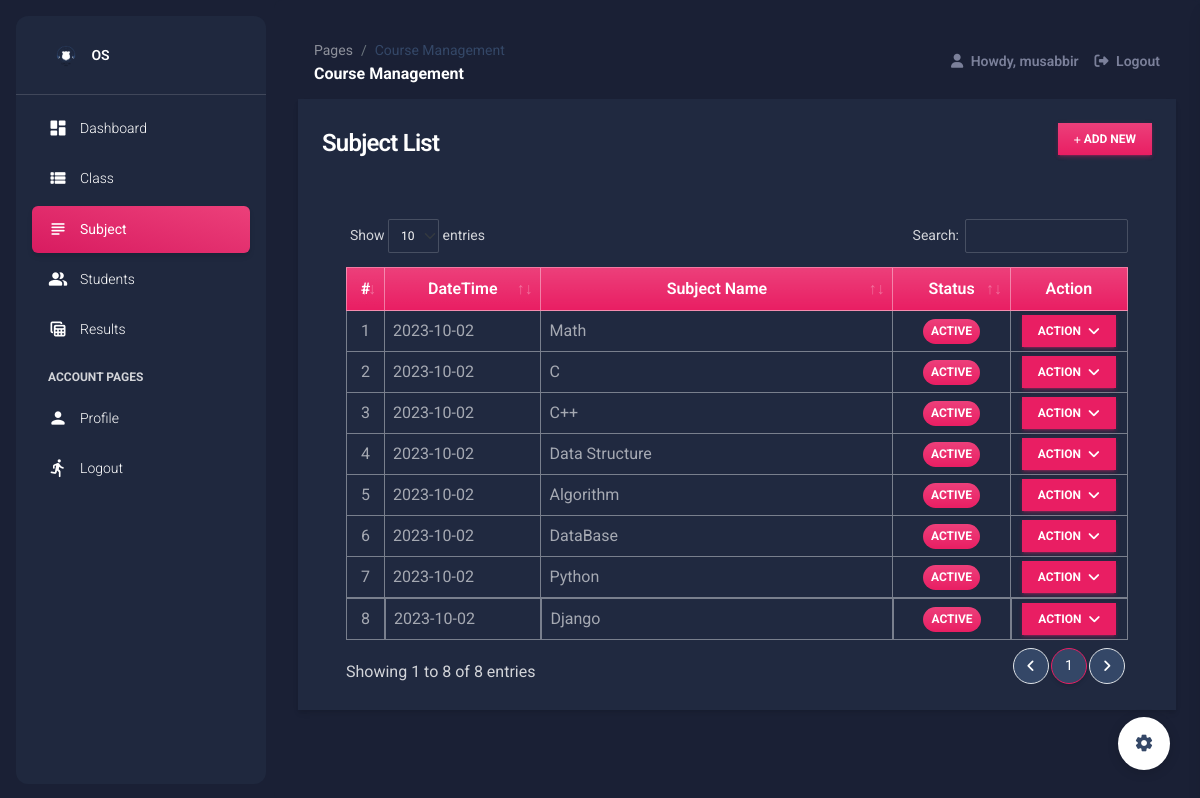
Page /subject_mgt (signed in) on the committed database.
### srmsApp/models.py (models this page shows, shortened)
class Subject(models.Model):
    name = models.CharField(max_length=250)
    status = models.CharField(max_length=2, choices=(('1','Active'),('2','Inactive')), default = 1)
    date_created = models.DateTimeField(default=timezone.now)
    date_updated = models.DateTimeField(auto_now=True)

### srmsApp/views.py (the view)
# urls.py: path('subject_mgt', views.subject_mgt,name="subject-page"),
@login_required
def subject_mgt(request):
    context['page'] = 'subject_mgt'
    context['page_title'] = 'Course Management'
    subjects = models.Subject.objects.all()
    context['subjects'] = subjects
    return render(request,'subject_mgt.html',context)

### srmsApp/forms.py (shortened to what this page needs)
class UpdateProfile(UserChangeForm):
    username = forms.CharField(max_length=250,help_text="The Username field is required.")
    email = forms.EmailField(max_length=250,help_text="The Email field is required.")
    first_name = forms.CharField(max_length=250,help_text="The First Name field is required.")
    last_name = forms.CharField(max_length=250,help_text="The Last Name field is required.")
    current_password = forms.CharField(max_length=250)
    class Meta:
        model = User
        fields = ('email', 'username','first_name', 'last_name')

### srmsApp/templates/subject_mgt.html (shortened to what this page needs)
{% extends 'layouts/base.html' %} {% load humanize %} {% block content %}
<div class="container-fluid">
    <div class="col-lg-12 col-md-12 col-sm-12 col-xs-12">
        <div class="card card-default rounded-0 shadow ">
            <div class="card-header">
                <div class="d-flex w-100 align-items-center justify-content-between">
                    <h4 class="card-title fw-bold">Subject List</h4>
                    <div class="tools">
                        <button type="button" class="btn btn-primary rounded-0 bg-gradient btn-sm" id='add_new'><i class="fa fa-plus"></i> Add New</button>
                    </div>
                </div>
            </div>
            <div class="card-body">
                <div class="container-fluid">
                    <table class="table table-bordered" id="subject-list">
                        <colgroup>
                            <col width="5%">
                            <col width="20%">
                            <col width="45%">
                            <col width="15%">
                            <col width="15%">
                        </colgroup>
                        <thead>
                            <tr class="bg-gradient bg-primary bg-opacity-50 text-light">
                                <th class="px-2 py-2 text-center">#</th>
                                <th class="px-2 py-2 text-center">DateTime</th>
                                <th class="px-2 py-2 text-center">Subject Name</th>
                                <th class="px-2 py-2 text-center">Status</th>
                                <th class="px-2 py-2 text-center">Action</th>
                            </tr>
                        </thead>
                        <tbody>
                            {% for subject in subjects %}
                            <tr>
                                <td class="px-2 py-1 align-middle text-center">{{ forloop.counter }}</td>
                                <td class="px-2 py-1 align-middle">{{ subject.date_created|date:"Y-m-d" }}</td>
                                <td class="px-2 py-1 align-middle">{{ subject.name }}</td>
                                <td class="px-1 py-1 align-middle text-center">
                                    {% if subject.status == '1' %}
                                    <span class="badge bg-primary bg-gradient rounded-pill px-2">Active</span> {% else %}
                                    <span class="badge bg-secondary bg-gradient rounded-pill px-2">Inactive</span> {% endif %}
                                </td>
                                <td class="px-2 py-1 align-middle text-center">
                                    <div class="dropdown">
                                        <button class="btn btn-primary btn-sm mb-0 rounded-0 dropdown-toggle" type="button" id="actionBtn-{{ subject.pk }}" data-bs-toggle="dropdown" aria-expanded="false">
                                        Action
                                        </button>
                                    </div>
                                </td>
                            </tr>
                            {% endfor %}
                        </tbody>
                    </table>
                </div>
            </div>
        </div>
    </div>
</div>
{% endblock content %}

### srmsApp/templates/layouts/base.html (shortened to what this page needs)
 {% load static %} {% load customfilter %}
<!DOCTYPE html>
<html lang="en">
<head>
    <link href="{% static 'plugins/material-dashboard/css/nucleo-icons.css' %}" rel="stylesheet" />
    <link href="{% static 'plugins/material-dashboard/css/nucleo-svg.css' %}" rel="stylesheet" />
    <link rel="stylesheet" href="{% static 'plugins/DataTables/datatables.min.css' %}" />
    <link rel="stylesheet" href="{% static 'plugins/select2/dist/css/select2.min.css' %}">
    <link rel="stylesheet" href="{% static 'default/css/style.css' %}">
    <link id="pagestyle" href="{% static 'plugins/material-dashboard/css/material-dashboard.css' %}" rel="stylesheet" /> {% block stylesheets %}{% endblock stylesheets %}
</head>
<body class="g-sidenav-show bg-gray-200 dark-version">
    {% if has_sidebar %} {% include 'includes/sidebar.html' %} {% endif %}
    <main class="main-content position-relative max-height-vh-100 h-100 border-radius-lg ">
        {% if has_navigation %}{% include 'includes/navigation.html' %}{% endif %}  {% block content %}{% endblock content %}
    </main>
    {% include 'includes/modals.html' %} {% include 'includes/fixed-plugin.html' %} {% include 'includes/scripts.html' %}
</body>
</html>

### srmsApp/templates/includes/sidebar.html (shortened to what this page needs)
<aside class="sidenav navbar navbar-vertical navbar-expand-xs border-0 border-radius-xl my-3 fixed-start ms-3   bg-gradient-dark" id="sidenav-main">
    <div class="sidenav-header">
      <a class="navbar-brand m-0"
         href="https://phitron.io/ph132/post/ph132-exam-text-instructions" target="_blank">
        <img src="{{ MEDIA_URL }}/default/logo.png" class="navbar-brand-img h-100" alt="main_logo">
        <span class="ms-1 font-weight-bold text-white">{{ short_name }}</span>
      </a>
    </div>
    <hr class="horizontal light mt-0 mb-2">
    <div class="collapse navbar-collapse  w-auto  max-height-vh-100" id="sidenav-collapse-main">
      <ul class="navbar-nav">
        <li class="nav-item">
          <a class="nav-link text-white {% if not page or page == 'home' %} active bg-gradient-primary {% endif %}"
             href="/">
            <div class="text-white text-center me-2 d-flex align-items-center justify-content-center">
              <i class="material-icons opacity-10">dashboard</i>
            </div>
            <span class="nav-link-text ms-1">Dashboard</span>
          </a>
        </li>
        <li class="nav-item">
          <a class="nav-link text-white {% if page == 'class_mgt' %} active bg-gradient-primary {% endif %}"
             href="{% url 'class-page' %}">
            <div class="text-white text-center me-2 d-flex align-items-center justify-content-center">
              <i class="material-icons opacity-10">view_list</i>
            </div>
            <span class="nav-link-text ms-1">Class</span>
          </a>
        </li>
        <li class="nav-item">
          <a class="nav-link text-white {% if page == 'subject_mgt' %} active bg-gradient-primary {% endif %}"
             href="{% url 'subject-page' %}">
            <div class="text-white text-center me-2 d-flex align-items-center justify-content-center">
              <i class="material-icons opacity-10">subject</i>
            </div>
            <span class="nav-link-text ms-1">Subject</span>
          </a>
        </li>
        <li class="nav-item">
          <a class="nav-link text-white {% if page == 'student_mgt' %} active bg-gradient-primary {% endif %}"
             href="{% url 'student-page' %}">
            <div class="text-white text-center me-2 d-flex align-items-center justify-content-center">
              <i class="material-icons opacity-10">people_alt</i>
            </div>
            <span class="nav-link-text ms-1">Students</span>
          </a>
        </li>
        <li class="nav-item">
          <a class="nav-link text-white {% if page == 'result_mgt' %} active bg-gradient-primary {% endif %}"
             href="{% url 'result-page' %}">
            <div class="text-white text-center me-2 d-flex align-items-center justify-content-center">
              <i class="material-icons opacity-10">table_view</i>
            </div>
            <span class="nav-link-text ms-1">Results</span>
          </a>
        </li>
        <li class="nav-item mt-3">
          <h6 class="ps-4 ms-2 text-uppercase text-xs text-white font-weight-bolder opacity-8">Account pages</h6>
        </li>
        <li class="nav-item">
          <a class="nav-link text-white {% if page == 'profile' %} active bg-gradient-primary {% endif %}"
             href="{% url 'profile-page' %}">
            <div class="text-white text-center me-2 d-flex align-items-center justify-content-center">
              <i class="material-icons opacity-10">person</i>
            </div>
            <span class="nav-link-text ms-1">Profile</span>
          </a>
        </li>
        <li class="nav-item">
          <a class="nav-link text-white " href="{% url 'logout' %}">
            <div class="text-white text-center me-2 d-flex align-items-center justify-content-center">
              <i class="material-icons opacity-10">directions_run</i>
            </div>
            <span class="nav-link-text ms-1">Logout</span>
          </a>
        </li>
      </ul>
    </div>
  </aside>

### srmsApp/templates/includes/navigation.html (shortened to what this page needs)
    <nav class="navbar navbar-main navbar-expand-lg px-0 mx-4 shadow-none border-radius-xl position-sticky mt-4 top-1 z-index-sticky" id="navbarBlur" navbar-scroll="true">
      <div class="container-fluid py-1 px-3">
        <nav aria-label="breadcrumb">
          <ol class="breadcrumb bg-transparent mb-0 pb-0 pt-1 px-0 me-sm-6 me-5">
            <li class="breadcrumb-item text-sm"><a class="opacity-5 text-dark" href="javascript:;">Pages</a></li>
            <li class="breadcrumb-item text-sm text-dark active" aria-current="page">{{ page_title }}</li>
          </ol>
          <h6 class="font-weight-bolder mb-0">{{ page_title }}</h6>
        </nav>
        <div class="collapse navbar-collapse mt-sm-0 mt-2 me-md-0 me-sm-4" id="navbar">
          <ul class="navbar-nav  justify-content-end">
            <li class="nav-item d-flex align-items-center">
              <a href="" class="nav-link text-body font-weight-bold px-3">
                <i class="fa fa-user me-sm-1"></i>
                  Howdy, {{ user.username }}
              </a>
            </li>
            <li class="nav-item d-flex align-items-center">
              <a href="{% url 'logout' %}" class="nav-link text-body font-weight-bold px-0">
                <i class="fa fa-sign-out me-sm-1"></i>
                <span class="d-sm-inline d-none">Logout</span>
              </a>
            </li>
          </ul>
        </div>
      </div>
    </nav>

### srmsApp/templates/includes/fixed-plugin.html (shortened to what this page needs)
<div class="fixed-plugin">
  <a class="fixed-plugin-button text-dark position-fixed px-3 py-2">
    <i class="material-icons py-2">settings</i>
  </a>
</div>

### srmsApp/templates/includes/scripts.html (shortened to what this page needs)
  {% load static %}

### static/default/css/style.css (style rules this page uses)
html, body { height: 100%; width: 100%; max-height: 100%; overflow: auto; display: flex; flex-direction: column; }
.dark-version .table tbody tr:last-child td { border-width: 1px !important; }

### rows in the picture
Subject: date_created "2023-10-02", name "Math", status "ACTIVE"
Subject: date_created "2023-10-02", name "C", status "ACTIVE"
Subject: date_created "2023-10-02", name "C++", status "ACTIVE"
Subject: date_created "2023-10-02", name "Data Structure", status "ACTIVE"
Subject: date_created "2023-10-02", name "Algorithm", status "ACTIVE"
Subject: date_created "2023-10-02", name "DataBase", status "ACTIVE"
Subject: date_created "2023-10-02", name "Python", status "ACTIVE"
Subject: date_created "2023-10-02", name "Django", status "ACTIVE"

### other values in the picture
{{ short_name }} "OS"
{{ page_title }} "Course Management"
{{ user.username }} "musabbir"
